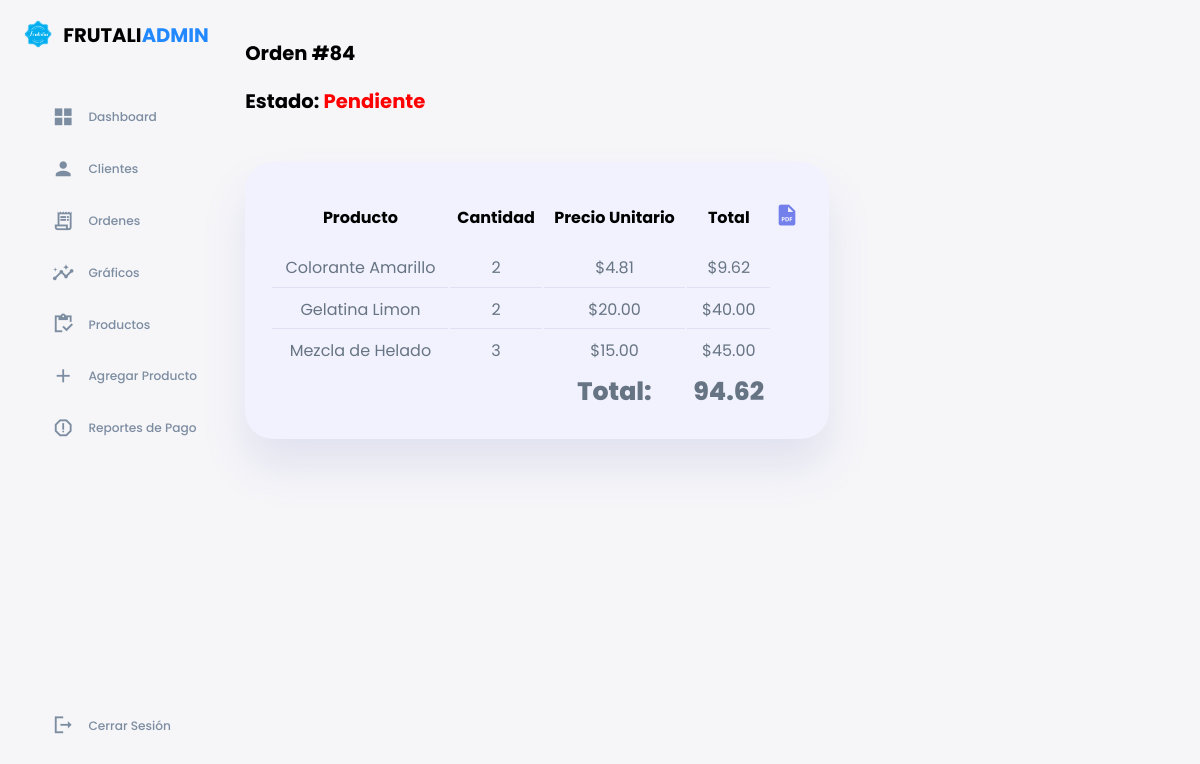
Screenshot of /admin/detalle-orden.php?id=84 with the database file from the repository.
### tables this page shows
CREATE TABLE `estatus` (
  `id` int(11) UNSIGNED NOT NULL,
  `nombre` varchar(20) NOT NULL
);

CREATE TABLE `detalle_orden` (
  `id` int(11) NOT NULL,
  `orden_id` int(11) DEFAULT NULL,
  `producto_id` int(11) UNSIGNED DEFAULT NULL,
  `cantidad` int(11) DEFAULT NULL
);

CREATE TABLE `productos` (
  `id` int(11) UNSIGNED NOT NULL,
  `nombre` varchar(255) NOT NULL,
  `detalle` varchar(255) NOT NULL,
  `descripción` text NOT NULL,
  `id_categoria` int(11) UNSIGNED DEFAULT NULL,
  `precio` decimal(10,2) NOT NULL,
  `stock` int(10) NOT NULL,
  `imagen` varchar(255) NOT NULL
);

CREATE TABLE `ordenes` (
  `id` int(11) NOT NULL,
  `cantidad` int(11) DEFAULT NULL,
  `total` decimal(10,2) DEFAULT NULL,
  `estatus_id` int(11) UNSIGNED DEFAULT NULL,
  `usuario_id` int(11) UNSIGNED DEFAULT NULL,
  `metodo_pago` varchar(20) NOT NULL,
  `direccion` varchar(50) NOT NULL,
  `telefono` varchar(15) NOT NULL,
  `created_at` date NOT NULL DEFAULT current_timestamp()
);

### admin/detalle-orden.php (the view, shortened to what this page needs)
<?php
require '../admin/config/database.php';
include '../admin/templates/header.php';
if (isset($_GET['id'])) {
    $numero_orden = filter_var($_GET['id'], FILTER_SANITIZE_FULL_SPECIAL_CHARS);
    $sql_detalle_orden = "SELECT * FROM detalle_orden WHERE orden_id = '$numero_orden'";
    $resultado_detalle_orden = mysqli_query($connection, $sql_detalle_orden);
    $orden_query = "SELECT estatus_id FROM ordenes WHERE id='$numero_orden'";
    $orden_result = mysqli_query($connection, $orden_query);
    $estatus_id = mysqli_fetch_assoc($orden_result)['estatus_id'];
    $status_query = "SELECT nombre FROM estatus WHERE id = $estatus_id";
    $status_result = mysqli_query($connection, $status_query);
    $status_nombre = mysqli_fetch_assoc($status_result)['nombre'];
    $orden_query = "SELECT * FROM ordenes WHERE id='$numero_orden'";
    $orden_result = mysqli_query($connection, $orden_query);
    $orden_total = mysqli_fetch_assoc($orden_result);
} else {
    echo "No se ha proporcionado el número de orden.";
}
?>
<main>
    <br>
    <h2>Orden #<?= $numero_orden ?></h2><br>
    <h2>Estado: <span style="color:<?php if($status_nombre == 'Pendiente'){ echo 'red'; }
                                    elseif($status_nombre == 'Pagado'){ echo 'green'; }
                                    elseif($status_nombre == 'Entregado'){ echo 'green'; }
                                    else{ echo 'orange'; }; ?>"><?= $status_nombre ?></span>
    </h2>
    <div class="recent-orders">
        <table style="font-size: 16px;">
            <thead>
                <tr>
                    <th>Producto</th>
                    <th>Cantidad</th>
                    <th>Precio Unitario</th>
                    <th>Total</th>
                    <th><a href="<?= ROOT_URL ?>admin/orden-pdf.php?id=<?=$numero_orden?>" target="_blank"><i class='bx bxs-file-pdf' style="font-size: 25px;"></i></a></th>
                </tr>
            </thead>
            <tbody>
                <?php while($row = mysqli_fetch_assoc($resultado_detalle_orden)) : ?>
                <?php
                $producto = $row['producto_id'];
                $producto_query = "SELECT * FROM productos WHERE id='$producto'";
                $producto_result = mysqli_query($connection, $producto_query);
                $producto = mysqli_fetch_assoc($producto_result);
                $total = $row['cantidad'] * $producto['precio'];
                $total_formateado = number_format($total, 2);
                ?>
                <tr>
                    <td><?= $producto['nombre'] ?></td>
                    <td><?= $row['cantidad'] ?></td>
                    <td>$<?= $producto['precio'] ?></td>
                    <td>$<?= $total_formateado ?></td>
                </tr>
                <?php endwhile ?>
            </tbody><br>
            <tr style="border:none;">
                <td></td>
                <td></td>
                <td style="border:none;"><h1>Total:<h1></td>
                <td style="border:none;"><h1><?= number_format($orden_total['total'],2)  ?></h1></td>
            </tr>
    </div>
</main>

### admin/style.css (style rules this page uses)
:root { --color-primary: #7380ec; --color-danger: #ff7782; --color-success: #41f1b6; --color-warning: #ffbb55; --color-white: #fff; --color-info-dark: #7d8da1; --color-info-light: #dce1eb; --color-dark: #363949; --color-light: rgba(132, 139, 200, 0.18); --color-primary-variant: #111e88; --color-dark-variant: #677483; --color-background: #f6f6f9; --azul-frutalia:#2288ff; --card-border-radius: 2rem; --border-radius-1: 0.4rem; --border-radius-2: 0.8rem; --border-radius-3: 1.2rem; --card-padding: 1.8rem; --padding-1: 1.2rem; --box-shadow: 0 2rem 3rem var(--color-light); }
* { margin: 0; padding: 0; outline: 0; appearance: none; border: 0; text-decoration: none; list-style: none; box-sizing: border-box; }
html { font-size: 14px; }
body { width: 100vw; height: 100vh; font-family: poppins, sans-serif; font-size: 0.9rem; background: var(--color-background); user-select: none; overflow-x: hidden; }
a { color: var(--color-dark); }
h1 { font-weight: 800; font-size: 1.8rem; }
h2 { font-size: 1.4rem; }
main { margin-top: 1.4rem; }
main .recent-orders { margin-top: 2rem; }
main .recent-orders table { background: var(--color-white); width: 100%; border-radius: var(--card-border-radius); padding: var(--card-padding); text-align: center; box-shadow: var(--box-shadow); transition: all 300ms ease; }
main table tbody td { height: 2.8rem; border-bottom: 1px solid var(--color-light); color: var(--color-dark-variant); }
main table tbody tr:last-child td { border: none; }
main .recent-orders a { text-align: center; display: block; margin: 1rem auto; color: var(--color-primary); }

### admin/form.css (style rules this page uses)
:root { --color-primary: #7380ec; --color-primary-light: hsl(242, 91%, 69%, 18%); --color-primary-variant: #5854c7; --color-red: #da0f3f; --color-red-light: hsl(346, 87%, 46%, 15%); --color-green: #00c476; --color-green-light: hsl(156, 100%, 38%, 15%); --color-gray-900: #1e1e66; --color-gray-700: #2d2b7c; --color-gray-300: rgba(242, 242, 254, 0.3); --color-gray-200: rgba(242, 242, 254, 0.7); --color-white: #f2f2fe; --color-bg: #fff; --azul-frutalia:#2288ff; --transition: all 300ms ease; --container-width-lg: 74%; --container-width-md: 88%; --form-width: 60%; --card-border-radius-1: 0.3rem; --card-border-radius-2: 0.5rem; --card-border-radius-3: 0.8rem; --card-border-radius-4: 2rem; --card-border-radius-5: 5rem; }

### rows the page displays
estatus: nombre "Pendiente"
detalle_orden: producto.nombre "Colorante Amarillo", cantidad "2", producto.precio "4.81", cantidad.precio "9.62"
detalle_orden: producto.nombre "Gelatina Limon", cantidad "2", producto.precio "20.00", cantidad.precio "40.00"
detalle_orden: producto.nombre "Mezcla de Helado", cantidad "3", producto.precio "15.00", cantidad.precio "45.00"
ordenes: total "94.62"

### other values shown
$numero_orden "84"
